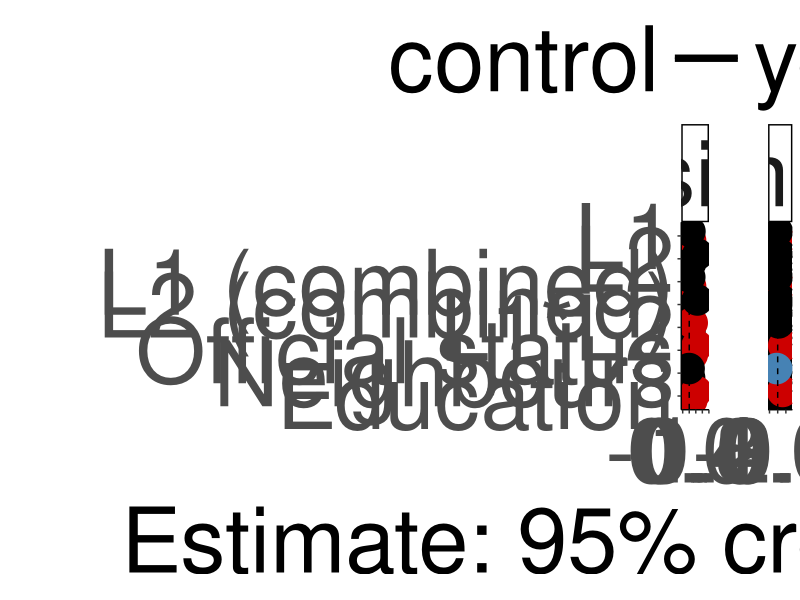
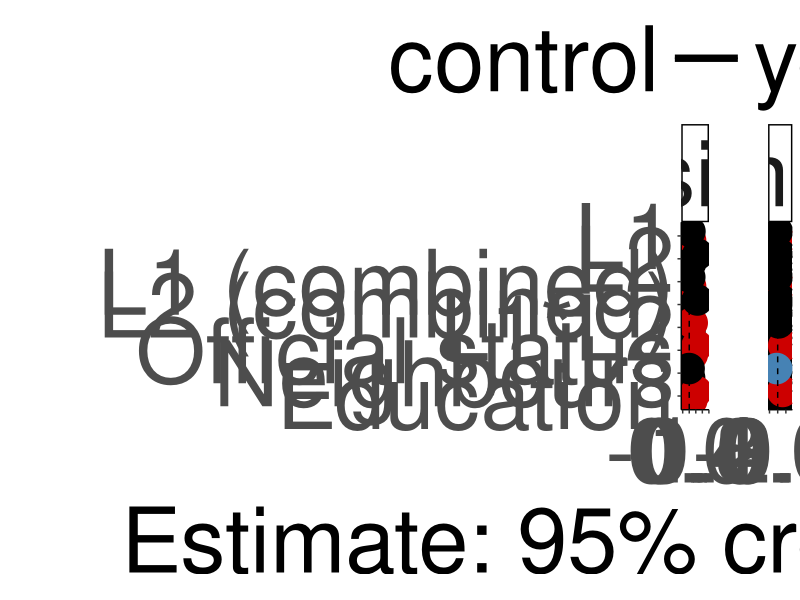

Write the R code that produced these figures, in order.
suppressPackageStartupMessages({
  library(dplyr)
  library(ggplot2)
})

effs_I <- read.csv("output_tables/ effects Informativity_social_models .csv")
effs_I$variable <- "informativity"

effs_B <- read.csv("output_tables/ effects Boundness_social_models .csv")
effs_B$variable <- "fusion"

effs_1 <- as.data.frame(rbind(effs_B, effs_I))

effs_1$control <- "yes"

effs_I <- read.csv("output_tables/ effects Informativity_social_only_models .csv")
effs_I$variable <- "informativity"

effs_B <- read.csv("output_tables/ effects Boundness_social_only_models .csv")
effs_B$variable <- "fusion"

effs_2 <- as.data.frame(rbind(effs_B, effs_I))
effs_2$control <- "no"

effs <- as.data.frame(rbind(effs_1, effs_2))

effs_main <- effs %>%
  rename(lower=2,
         upper = 4,
         mean = 3) %>% 
  filter(!grepl("nonlinear", model)) %>%
  filter(!grepl("SD", effect)) %>%
  filter(!grepl("Intercept", effect)) 


#removing "(linear)" part within the model column
effs_main$model <- gsub("(\\s*\\(\\w+\\))", "", effs_main$model)

#adding "combined" after L1/L1 proportion where applicable
effs_main$effect <- ifelse(grepl("L1 speakers\\+", effs_main$model), paste(effs_main$effect, "(combined)"), effs_main$effect)

effs_main <- effs_main %>%
  mutate(effect=recode(effect,
                       "L2 proportion (combined)" = "L2 (combined)",
                       "L1*L2 proportion" = "L1*L2",
                       "L2 proportion" = "L2"))

eff_main_plot_df = effs_main %>%
  as.data.frame() %>%
  mutate_if(is.character, as.factor) %>%
  mutate(effect = factor(effect, levels=c("Education", "Neighbours", "Official status", "L1*L2", "L2 (combined)", "L1 (combined)", "L2", "L1"))) %>%
  mutate(importance = case_when((lower < 0 & upper < 0)  ~ "negative",
                                (lower > 0 & upper > 0)  ~ "positive",
                                (lower < 0 & upper > 0) | 
                                  (lower < 0 & upper == 0) | (lower == 0 & upper > 0) ~ "no")) %>%
  mutate(importance = as.factor(importance)) %>%
  mutate(importance = factor(importance, levels=c("no", "positive", "negative"), ordered = TRUE)) %>%
  mutate(control = factor(control, levels=c("yes", "no"), ordered = TRUE)) 

effs_main_plot_bw = ggplot(eff_main_plot_df,
         aes(y = effect,
             x = mean, 
             linetype=control,
             color = importance)) +
  geom_errorbar(aes(xmin = lower, xmax = upper), 
                width=0.6, 
                size=2.5, 
                position = position_dodge(w = 0.8)) + 
  geom_point(size = 10, 
             position=position_dodge(w = 0.8)) +
  geom_line(position=position_dodge(w = 0.8)) +
  geom_vline(aes(xintercept = 0),
             lty = 2) + 
  scale_color_manual(values=c("black", "red3", "steelblue")) +
  ylab("") + 
  xlab("Estimate: 95% credible interval") + 
  theme_classic() + 
  facet_grid(. ~ variable, scales="free_x", space="free") +
  theme(axis.text=element_text(size=65),
        legend.text=element_text(size=65),
        axis.title=element_text(size=65),
        legend.title=element_text(size=65),
        strip.text.x = element_text(size = 65),
        legend.spacing.y = unit(2.7, 'cm'),
        legend.key.size = unit(2, 'cm'),
        legend.direction="horizontal",
        legend.position="top",
        panel.spacing.x = unit(15, "mm")) +
  guides(color="none")

effs_main_plot_bw
ggsave(file="output/effects_plot.svg", plot=effs_main_plot_bw, height = 22, width = 36)
